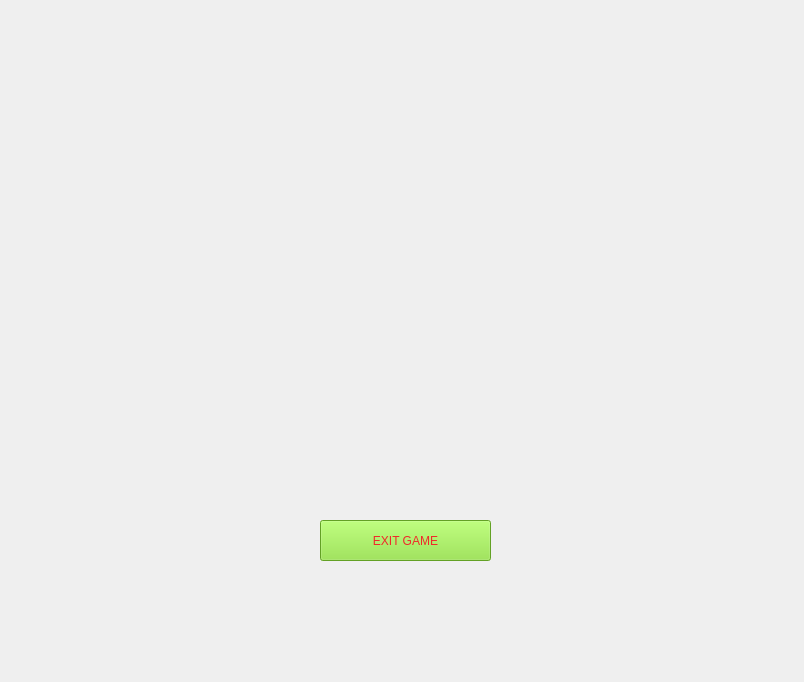
<?xml version="1.0" encoding="UTF-8"?>
<ui version="4.0">
 <class>gameover</class>
 <widget class="QWidget" name="gameover">
  <property name="geometry">
   <rect>
    <x>0</x>
    <y>0</y>
    <width>804</width>
    <height>682</height>
   </rect>
  </property>
  <property name="windowTitle">
   <string>Form</string>
  </property>
  <property name="styleSheet">
   <string notr="true">background-image: url(:/images/gameover.jpg);</string>
  </property>
  <widget class="QPushButton" name="pushButton">
   <property name="geometry">
    <rect>
     <x>320</x>
     <y>520</y>
     <width>171</width>
     <height>41</height>
    </rect>
   </property>
   <property name="styleSheet">
    <string notr="true">background-color: rgb(138, 226, 52);
color: rgb(239, 41, 41);
font: 75 oblique 20pt &quot;Tlwg Typist&quot;;</string>
   </property>
   <property name="text">
    <string>EXIT GAME</string>
   </property>
  </widget>
 </widget>
 <resources/>
 <connections/>
</ui>
